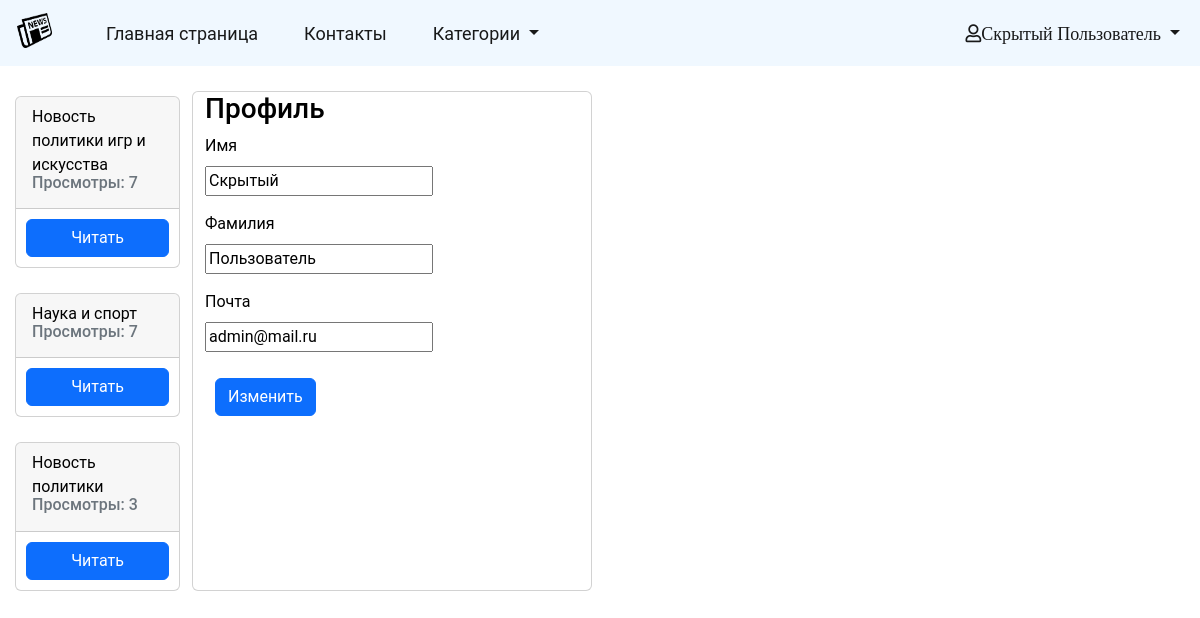
Page /update_profile/1/ on the earlier database version.
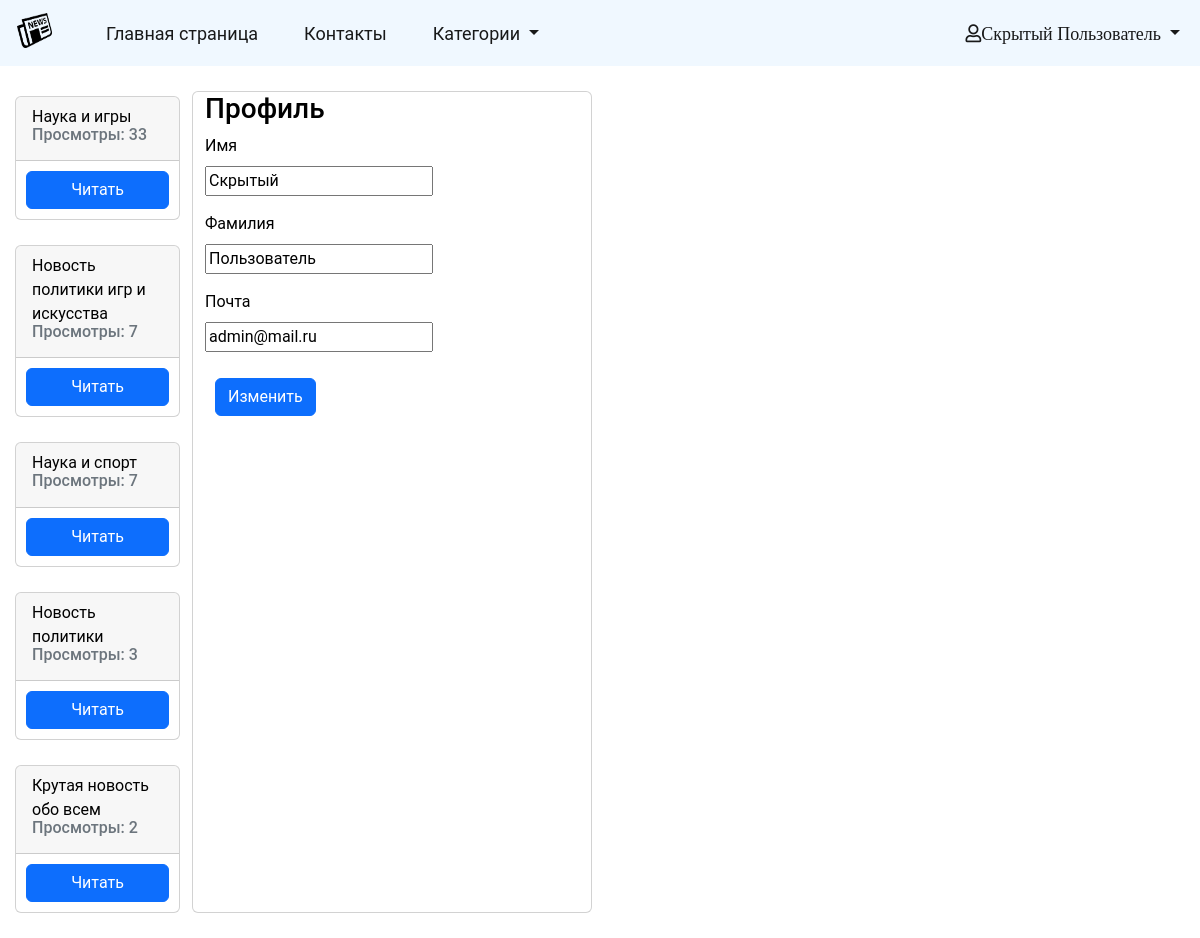
Same page on the later database version.
### news/models.py (models this page shows, shortened)
class News (models.Model):
    title = models.CharField(max_length=255, verbose_name='Заголовок')
    slug = models.CharField(max_length=50, unique=True, db_index=True, verbose_name='URL')
    content = models.TextField(verbose_name='Текст новости')
    image = models.ImageField(upload_to='media/%Y/%m/%d/', verbose_name='Изображение')
    date_publication = models.DateTimeField(auto_now_add=True, verbose_name='Дата публикации')
    date_update = models.DateTimeField(auto_now=True, verbose_name='Дата изменения')
    categories = models.ManyToManyField(Category, verbose_name='Категории')
    views = models.IntegerField(default=-1, verbose_name='Просмотры')
    is_published = models.BooleanField(default=True, verbose_name='Опубликовано')
    class Meta:
        verbose_name = 'Новость'
        verbose_name_plural = 'Новости'
    def __str__(self):
        return self.title

### registration/models.py (models this page shows)
class User(AbstractBaseUser, PermissionsMixin):
    email = models.EmailField(verbose_name='Почта',unique=True, db_index=True)
    first_name = models.CharField(max_length=50, verbose_name='Имя')
    last_name = models.CharField(max_length=50, verbose_name='Фамилия')
    is_active = models.BooleanField(default=True, verbose_name='Активный')
    is_superuser = models.BooleanField(default=False, verbose_name='Супер-пользователь')
    is_staff = models.BooleanField(default=False, verbose_name='Работник')
    date_joined = models.DateTimeField(default=timezone.now, verbose_name='Дата присоединения')
    last_login = models.DateTimeField(blank=True, null=True, verbose_name='Дата последнего логина')
    objects = CustomUserManager()
    USERNAME_FIELD = 'email'
    EMAIL_FIELD = 'email'
    REQUIRED_FIELDS = []
    class Meta:
        verbose_name = 'Пользователь'
        verbose_name_plural = 'Пользователи'
    def get_full_name(self):
        return f'{self.first_name} {self.last_name}'

### news/views.py (the view, shortened to what this page needs)
# urls.py: path('update_profile/<int:user_id>/', ProfileUpdate.as_view(), name='ProfileUpdate')
class ProfileUpdate(UpdateView):
    model = User
    form = CreateUserForm
    template_name = 'news/UpdateProfile.html'
    pk_url_kwarg = 'user_id'
    fields = ['first_name', 'last_name', 'email']
    def get_context_data(self, **kwargs):
        context = super().get_context_data(**kwargs)
        context['title'] = 'Профиль'
        return context

### news/models.py (called while the page is built)
    def __str__(self):
        return self.name

### news/templatetags/news_tags.py (called while the page is built)
@register.simple_tag()
def get_categories():
    return Category.objects.all()

@register.simple_tag()
def get_news():
    today = dt.today()
    return News.objects.filter(date_publication__day__lte=today.day).filter(date_publication__day__gte=today.day-5).order_by('-views')[:5]

### news/templates/news/UpdateProfile.html (shortened to what this page needs)
{% extends 'news/base.html' %}
{% block content %}
<div class="card" style="width: 25rem;">
    <div class="col-md-6">
        <h3 id="form-title">{{ title }}</h3>
        <form action="" method="post" enctype="multipart/form-data">
            {% for field in form %}
            <div class="mb-3">
                <label class="form-label">{{ field.label }}</label>
                {{ field }}
            </div>
            {% endfor %}
            <div class="col-auto">
                <button type="submit" class="btn btn-primary mb-3">Изменить</button>
            </div>
        </form>
    </div>
</div>
{% endblock content %}

### news/templates/news/base.html (shortened to what this page needs)
<!DOCTYPE html>
{% load static %}
{% load news_tags %}
{% get_categories as categories %}
{% get_news as news %}
<html lang="en">
<head>
    <link href="https://cdn.jsdelivr.net/npm/bootstrap@5.2.3/dist/css/bootstrap.min.css" rel="stylesheet"
>
    <link rel="stylesheet" href="{% static 'news/css/styles.css' %}">
    <link rel="stylesheet" href="https://use.fontawesome.com/releases/v5.6.1/css/all.css"
>
</head>
<body>
{% block menu %}
<nav class="navbar navbar-expand-lg" style="background-color: #F0F8FF">
    <div class="container-fluid">
        <a class="navbar-brand" href="{% url 'HomePage' %}"><img src="{% static 'news/images/logo.png' %}" alt=""></a>
        <div class="collapse navbar-collapse" id="navbarSupportedContent">
            <ul class="navbar-nav me-auto mb-2 mb-lg-0">
                <li class="nav-item">
                    <a class="nav-link active" aria-current="page" href="{% url 'HomePage' %}">Главная страница</a>
                </li>
                <li class="nav-item">
                    <a class="nav-link active" aria-current="page" href="{% url 'contacts' %}">Контакты</a>
                </li>
                <li class="nav-item dropdown">
                    <a class="nav-link active dropdown-toggle" data-bs-toggle="dropdown" href="#">
                        Категории
                    </a>
                </li>
            </ul>
            <ul class="navbar-nav ms-auto mb-2 mb-lg-0">
                {% if user.is_authenticated %}
                <li class="nav-item dropdown">
                    <a class="nav-link active dropdown-toggle" data-bs-toggle="dropdown" href="#">
                        <i class="far fa-user">{{ user.get_full_name }}</i>
                    </a>
                </li>
                {% endif %}
            </ul>
        </div>
    </div>
</nav>
{% endblock menu %}
<div class="row">
    <div class="col-md-2">
        <div class="topik">
            {% for n in news %}
            <div class="card">
                <div class="card-header">
                    {{ n }}
                    <h6 class="card-subtitle mb-2 text-muted">Просмотры: {{ n.views }}</h6>
                </div>
                <a href="{{ object.get_absolute_url }}" class="btn btn-primary">Читать</a>
            </div>
            {% endfor %}
        </div>
    </div>
    {% block content %}
    {% endblock content %}
    <div class="col-md-2">
    </div>
</div>
</body>
</html>

Differences in the rows shown:
added News: title "Наука и игры", views "33"
added News: title "Крутая новость обо всем", views "2"
